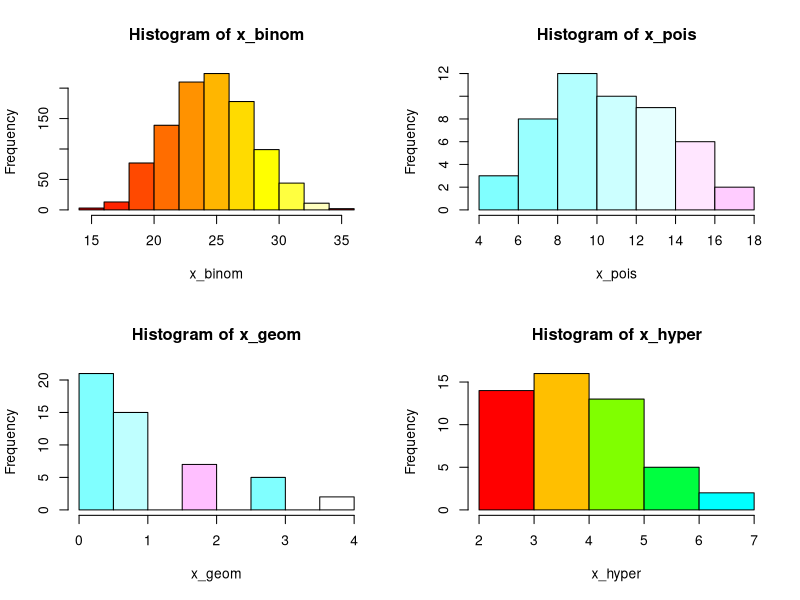
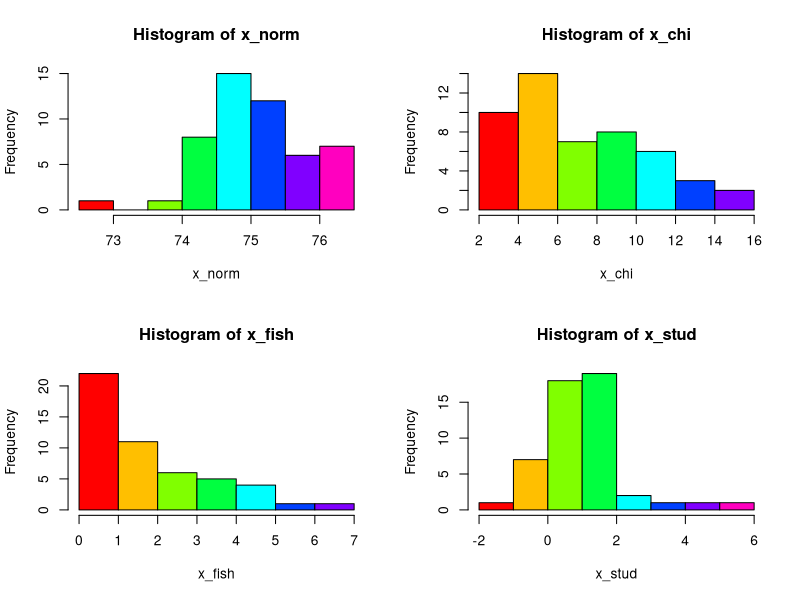
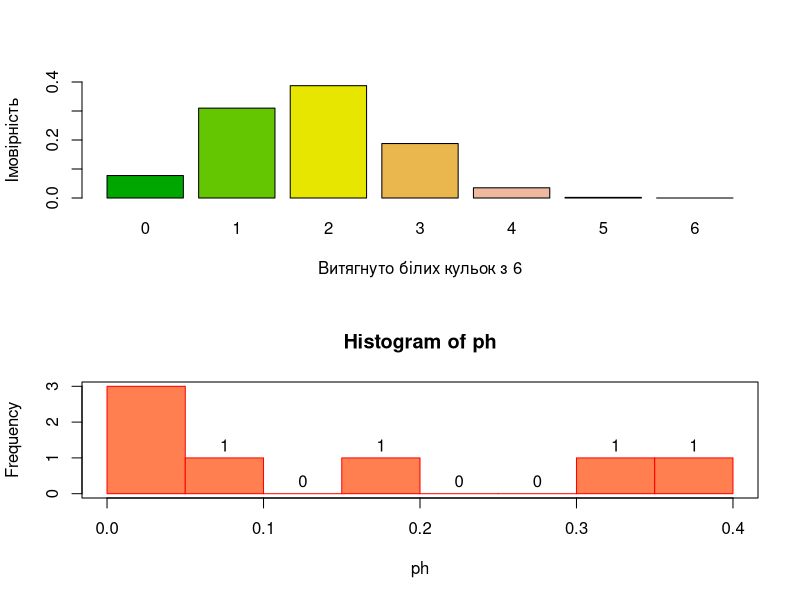
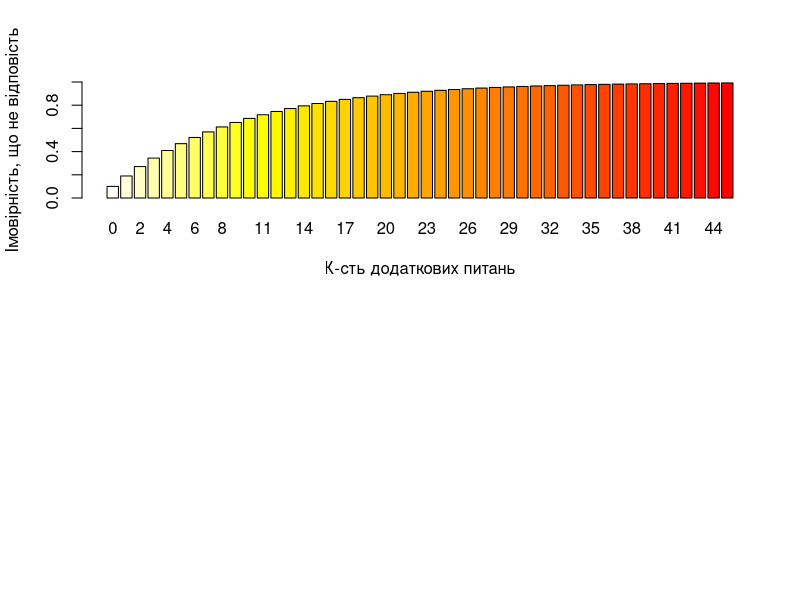

The R source for these figures, in order:
################# Завдання 1 ################# 
         ##### Дискретні #####
par(mfrow=c(2,2))
x_binom=rbinom(1:1000,50,0.5)#чим більша к-сть випроб, тим точніше, а чим більше Р, тим ближче буде до 50
hist(x_binom,col= heat.colors(10))

x_pois=rpois(50, 10)#розподіл 50 випроб, при середньому 10
hist(x_pois,col=cm.colors(10))

x_geom=rgeom(50,0.5)#показує к-сть невдач, при першому "успіху"
hist(x_geom,col=cm.colors(5))

x_hyper=rhyper(50,20,30,10)#к-сть  білих кульок з 10 спроб, якщо білих 20, а чорних 30
hist(x_hyper,col=rainbow(8))

        ##### Неперервні #####
par(mfrow=c(2,2)) 
x_norm=rnorm(50, 75)#50 чисел, середн 75
hist(x_norm,col=rainbow(8))

x_chi=rchisq(50,8,0)
hist(x_chi,col=rainbow(8))

x_fish=rf(50,2,50,1)
hist(x_fish,col=rainbow(8))

x_stud=rt(50,20,1)
hist(x_stud,col=rainbow(8))

################# Завдання 2 ################# 

par(mfrow=c(2,1))
ph=dhyper(0:6,6,14,6)

barplot(ph, xlab = "Витягнуто білих кульок з 6",ylab = "Імовірність", 
        names=(0:6), ylim=c(0,0.4),col=terrain.colors(6))

hist(ph,border="red", col="coral",breaks=10,labels = T)#показує частоту кожної імовірності
box()
################# Завдання 3 ################# 

x_geom=pgeom(0:45,0.1)#0.1 - імов, що студент "не відповість"
#hist(x_geom)
barplot(x_geom, xlab="К-сть додаткових питань",
ylab="Імовірність, що не відповість",ylim=c(0,1), names=(0:45),col=heat.colors(46, rev=1))

       
#Тобто, чим більше буде викладач давати питань, 
#тим вірогідність, що студент не відповість буде прямувати до 1

qgeom(0.95,0.1)#з імовірністю 95% к-сть дод питань буде 28 


